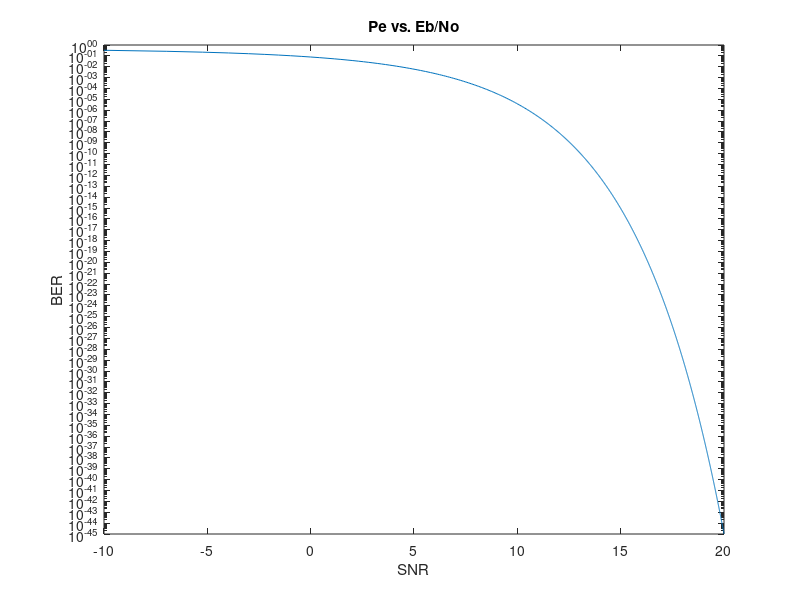
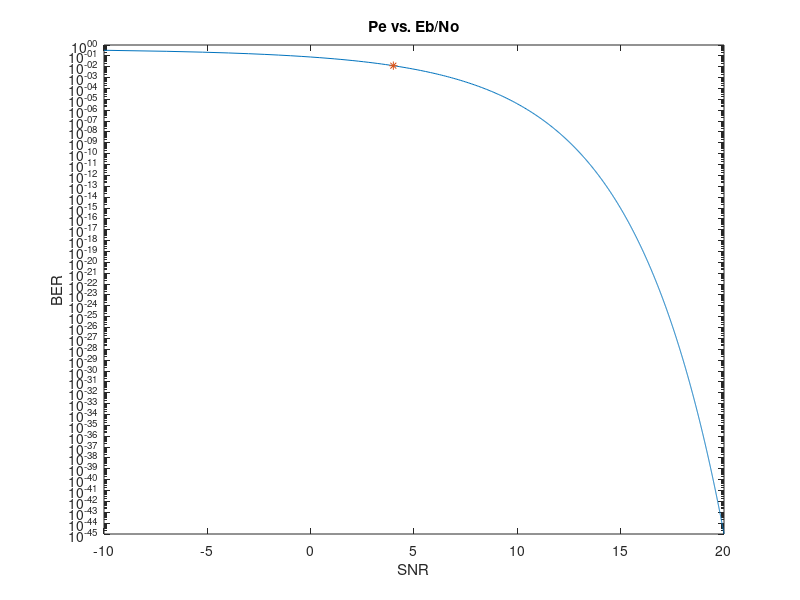
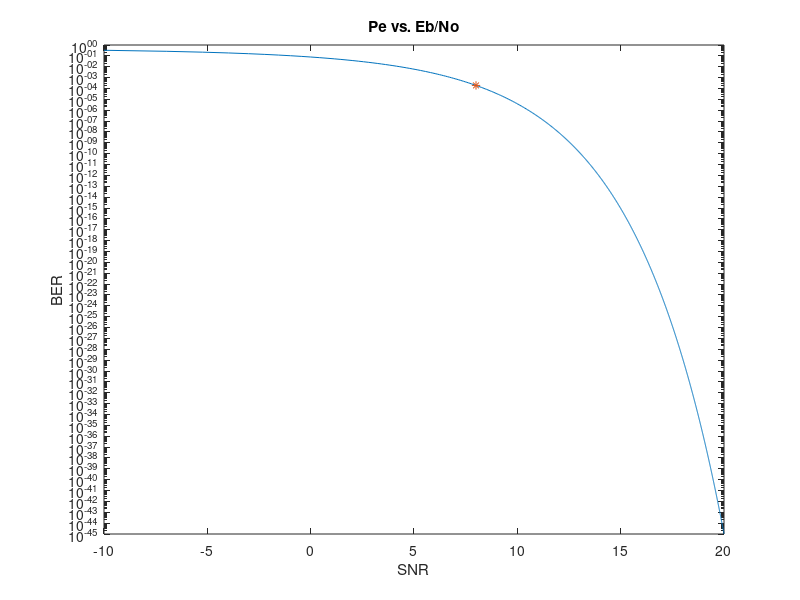
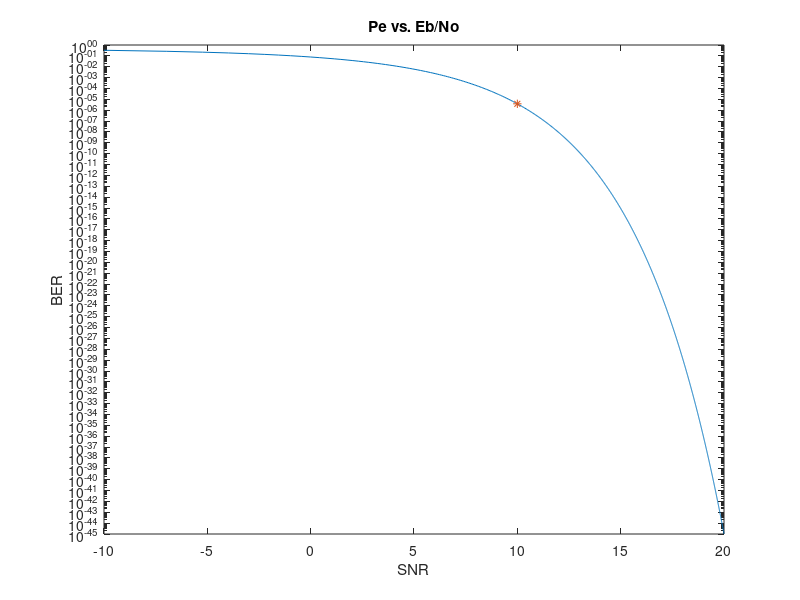

Here is the MATLAB script that generated these plots, in order:
% EECE4572 Communication Systems
% Tim Liming
% Homework 8

%% Problem 2

EbNo = (0:0.1:100);         % bit SNR
Pe = qfunc(sqrt(2*EbNo));	% BER

% plot
figure(1);
semilogy(pow2db(EbNo),(Pe));
title('Pe vs. Eb/No');
xlabel('SNR');
ylabel('BER');

%% i
EbNo1 = 4; % dB
Pe1 = qfunc(sqrt(2*db2pow(EbNo1)));	% BER1
display(Pe1);

% plot
figure(2);
semilogy(pow2db(EbNo),(Pe));
hold on;
plot(EbNo1,Pe1,'-*');
title('Pe vs. Eb/No');
xlabel('SNR');
ylabel('BER')

%% ii
EbNo2 = 8; % dB
Pe2 = qfunc(sqrt(2*db2pow(EbNo2)));	% BER2
display(Pe2);

% plot
figure(3);
semilogy(pow2db(EbNo),(Pe));
hold on;
plot(EbNo2,Pe2,'-*');
title('Pe vs. Eb/No');
xlabel('SNR');
ylabel('BER')

%% iii
EbNo3 = 10; % dB
Pe3 = qfunc(sqrt(2*db2pow(EbNo3)));	% BER3
display(Pe3);

% plot
figure(4);
semilogy(pow2db(EbNo),(Pe));
hold on;
plot(EbNo3,Pe3,'-*');
title('Pe vs. Eb/No');
xlabel('SNR');
ylabel('BER')

%% iv
BER = 10^-5;
SNR = (qfuncinv(BER)^2)/2;
display(SNR);

%% v
No = 4*10^-21;      % W/Hz
lnk_atten = 144;    % dB
Eb = db2pow(pow2db(No)+pow2db(SNR)+lnk_atten);
display(Eb);

%% vi
Rb = 1*10^6; % bps
Pt = Eb*Rb;  % transmit power  (W)
display(Pt);

%% vii
Pt = 1; % W (transmit power)
BER = 10^-5;
RbMax = Pt/Eb;   % maximum bit rate
display(RbMax);

